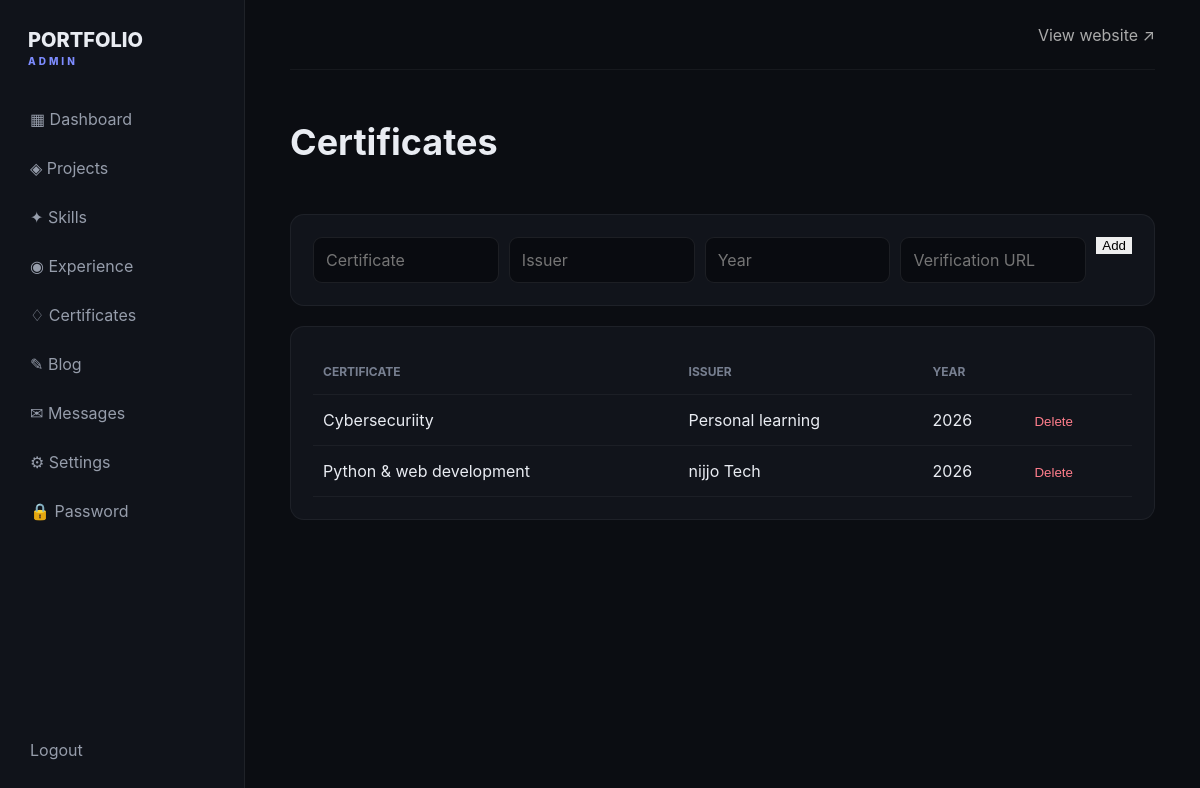
Page /admin/certificates (signed in) on the committed database.
### app/models/__init__.py (models this page shows)
class Certificate(db.Model):
    id = db.Column(db.Integer, primary_key=True)
    title = db.Column(db.String(180), nullable=False)
    issuer = db.Column(db.String(160), default="")
    year = db.Column(db.String(20), default="")
    url = db.Column(db.String(255), default="")

### app/routes/admin.py (the view)
@admin_bp.route("/certificates", methods=["GET","POST"])
@login_required
def certificates():
    if request.method == "POST":
        db.session.add(Certificate(title=request.form.get("title",""), issuer=request.form.get("issuer",""),
                                   year=request.form.get("year",""), url=request.form.get("url","")))
        db.session.commit()
    return render_template("admin/certificates.html", items=Certificate.query.order_by(Certificate.id.desc()).all())

### app/templates/admin/certificates.html
{% extends "admin/base.html" %}{% block content %}<div class="page-head"><h1>Certificates</h1></div><form class="panel rowform" method="post">
    <input type="hidden" name="csrf_token" value="{{ csrf_token() }}"><input name="title" placeholder="Certificate" required><input name="issuer" placeholder="Issuer"><input name="year" placeholder="Year"><input name="url" placeholder="Verification URL"><button class="save">Add</button></form><div class="panel"><table><tr><th>Certificate</th><th>Issuer</th><th>Year</th><th></th></tr>{% for x in items %}<tr><td>{{x.title}}</td><td>{{x.issuer}}</td><td>{{x.year}}</td><td><form class="inline" method="post" action="{{url_for('admin.certificate_delete',id=x.id)}}">
    <input type="hidden" name="csrf_token" value="{{ csrf_token() }}"><button>Delete</button></form></td></tr>{% endfor %}</table></div>{% endblock %}

### app/static/css/admin.css (style rules this page uses)
* { box-sizing:border-box }
body { margin:0;background:#0b0d12;color:#e9ecf2;font-family:Inter,Arial,sans-serif }
.page-head { display:flex;align-items:center;justify-content:space-between;padding:45px 0 25px }
.page-head h1 { font-size:36px;margin:5px 0 }
.stats div,.panel { background:#11141b;border:1px solid #ffffff0e;border-radius:14px;padding:22px }
.panel { margin-top:20px }
.form input,.form textarea,.rowform input { background:#090b10;border:1px solid #ffffff15;border-radius:9px;padding:12px;color:white;font:inherit }
.save { border:0;align-self:flex-start }
.rowform { display:flex;gap:10px;flex-wrap:wrap }
.rowform input { flex:1;min-width:150px }
table { width:100%;border-collapse:collapse }
th,td { text-align:left;padding:15px 10px;border-bottom:1px solid #ffffff0c }
th { color:#777f90;font-size:12px;text-transform:uppercase }
.inline { display:inline }
.inline button,.message button { background:none;border:0;color:#ff7e8c;cursor:pointer }

### rows in the picture
Certificate: title "Cybersecuriity", issuer "Personal learning", year "2026"
Certificate: title "Python & web development", issuer "nijjo Tech", year "2026"
